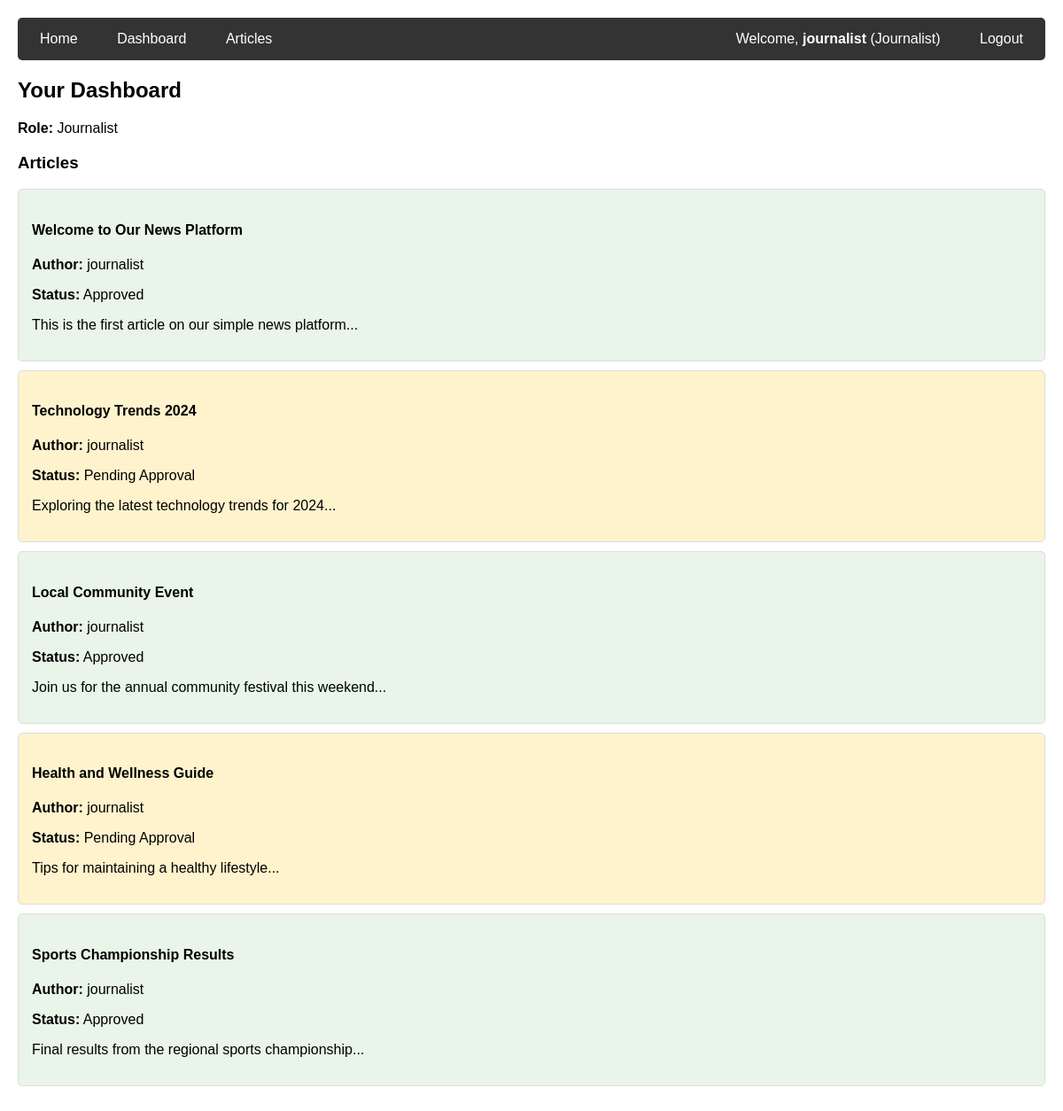
Screenshot of /dashboard/ (signed in) with the database file from the repository.
### news/models.py (models this page shows, shortened)
class UserProfile(models.Model):
    ROLE_CHOICES = [
        ('reader', 'Reader'),
        ('journalist', 'Journalist'),
        ('editor', 'Editor'),
    ]
    user = models.OneToOneField(User, on_delete=models.CASCADE)
    role = models.CharField(max_length=20, choices=ROLE_CHOICES, default='reader')
    subscribed_publishers = models.ManyToManyField(Publisher, blank=True)
    subscribed_journalists = models.ManyToManyField(User, blank=True, related_name='subscribers')

class Article(models.Model):
    title = models.CharField(max_length=200)
    content = models.TextField()
    author = models.ForeignKey(User, on_delete=models.CASCADE)
    publisher = models.ForeignKey(Publisher, on_delete=models.CASCADE, null=True, blank=True)
    created_at = models.DateTimeField(auto_now_add=True)
    is_approved = models.BooleanField(default=False)
    is_published = models.BooleanField(default=False)

### news/views.py (the view)
# urls.py: path('dashboard/', news_views.dashboard, name='dashboard'),
@login_required
def dashboard(request):
    user_profile = UserProfile.objects.get(user=request.user)
    articles = Article.objects.all()
    if user_profile.role == 'reader':
        articles = articles.filter(is_published=True)
    elif user_profile.role == 'journalist':
        articles = articles.filter(author=request.user)
    return render(request, 'dashboard.html', {
        'profile': user_profile,
        'articles': articles
    })

### news_app/templates/dashboard.html (shortened to what this page needs)
{% extends 'base.html' %} {% block content %}
<h2>Your Dashboard</h2>
<p><strong>Role:</strong> {{ profile.role|title }}</p>
<h3>Articles</h3>
{% for article in articles %}
<div
  class="article {% if article.is_approved %}approved{% else %}pending{% endif %}"
>
  <h4>{{ article.title }}</h4>
  <p><strong>Author:</strong> {{ article.author.username }}</p>
  <p>
    <strong>Status:</strong>
    {% if article.is_approved %}Approved{% else %}Pending Approval{% endif %}
  </p>
  <p>{{ article.content|truncatewords:20 }}</p>
</div>
{% empty %}
<p>No articles available.</p>
{% endfor %} {% endblock %}

### news_app/templates/base.html (shortened to what this page needs)
<!DOCTYPE html>
<html>
  <head>
  </head>
  <body>
    <div class="navbar">
      <div class="nav-left">
        <a href="{% url 'home' %}">Home</a>
        {% if user.is_authenticated %}
        <a href="{% url 'dashboard' %}">Dashboard</a>
        <a href="{% url 'articles' %}">Articles</a>
        {% endif %}
      </div>
      <div class="nav-right">
        {% if user.is_authenticated %}
        <span class="user-info">
          Welcome, <strong>{{ user.username }}</strong>
          ({{ user.userprofile.role|title }})
        </span>
        <a href="{% url 'logout' %}">Logout</a>
        {% else %}
        <a href="{% url 'login' %}">Login</a>
        {% endif %}
      </div>
    </div>
     {% block content %} {% endblock %}
  </body>
</html>

### news_app/templates/base.html (style rules this page uses)
body { font-family: Arial, sans-serif; margin: 0; padding: 20px; }
.navbar { background: #333; padding: 15px; margin-bottom: 20px; border-radius: 5px; display: flex; justify-content: space-between; align-items: center; }
.nav-left a { color: white; text-decoration: none; margin-right: 20px; padding: 5px 10px; }
.nav-right { color: white; }
.nav-right a { color: white; text-decoration: none; margin-left: 15px; padding: 5px 10px; }
.article { border: 1px solid #ddd; padding: 15px; margin: 10px 0; border-radius: 5px; }
.approved { background-color: #e8f5e8; }
.pending { background-color: #fff3cd; }
.user-info { margin-right: 15px; }

### rows the page displays
UserProfile: role "Journalist"
Article: title "Welcome to Our News Platform", author.username "journalist", is_approved "Approved", content "This is the first article on our simple news platform..."
Article: title "Technology Trends 2024", author.username "journalist", is_approved "Pending Approval", content "Exploring the latest technology trends for 2024..."
Article: title "Local Community Event", author.username "journalist", is_approved "Approved", content "Join us for the annual community festival this weekend..."
Article: title "Health and Wellness Guide", author.username "journalist", is_approved "Pending Approval", content "Tips for maintaining a healthy lifestyle..."
Article: title "Sports Championship Results", author.username "journalist", is_approved "Approved", content "Final results from the regional sports championship..."

### other values shown
{{ user.username }} "journalist"
{{ user.userprofile.role|title }} "Journalist"
